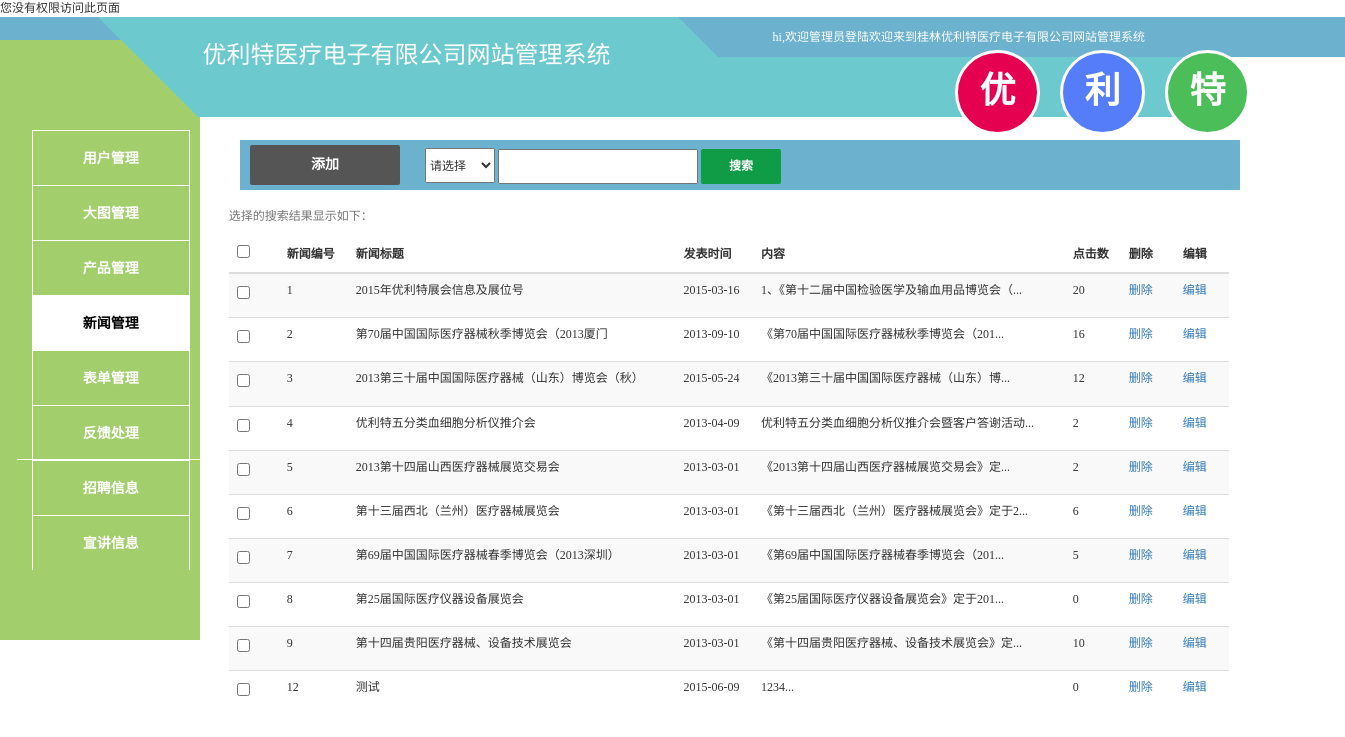
/Admin/newsManage.php, run on an earlier commit of the app's database.
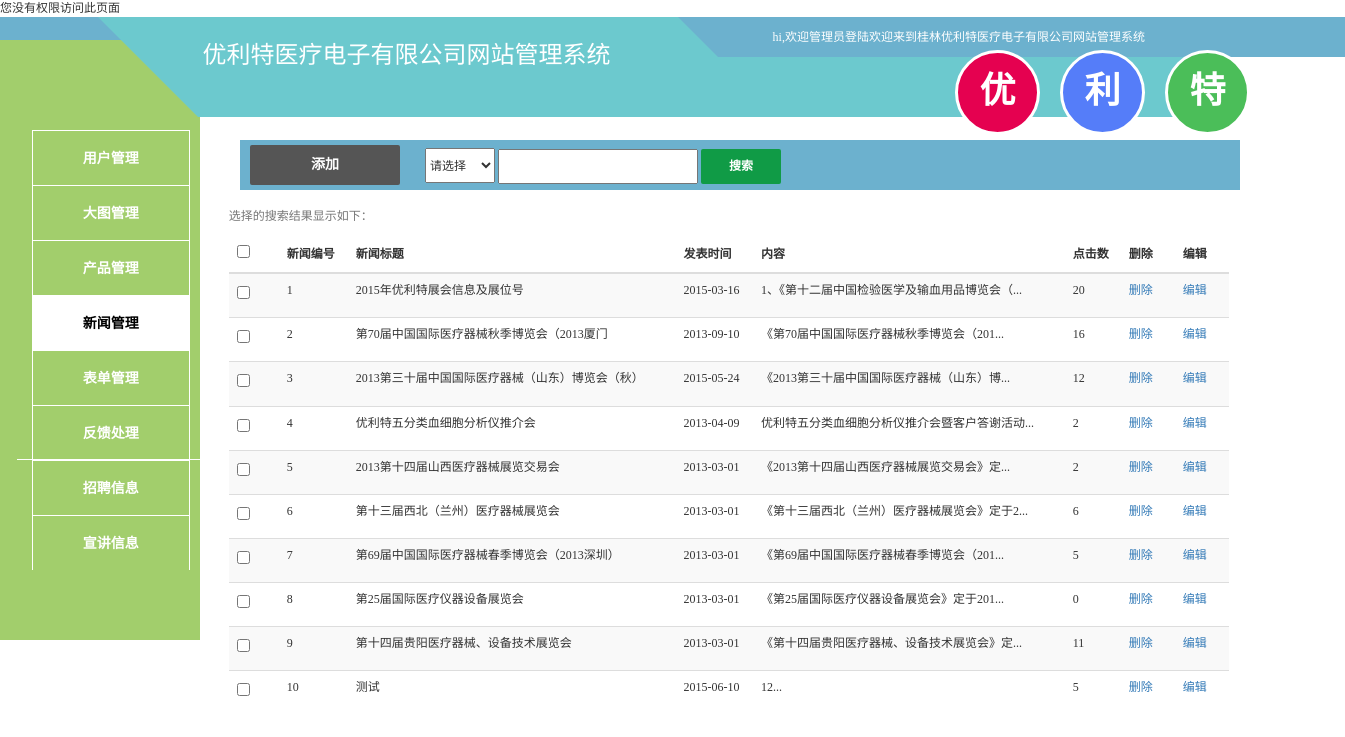
And on a later commit of the database.
### tables this page shows
CREATE TABLE IF NOT EXISTS `new2` (
  `id` int(11) NOT NULL AUTO_INCREMENT,
  `title` varchar(100) NOT NULL,
  `dates` date NOT NULL,
  `content` text NOT NULL,
  `click` int(11) NOT NULL,
  PRIMARY KEY (`id`)
);

### Admin/newsManage.php (the view, shortened to what this page needs)
<!DOCTYPE html>
<html lang="zh-CN">
<head>
	<link rel="stylesheet" type="text/css" href="styles/bootstrap.min.css" />
	<link rel="stylesheet" type="text/css" href="styles/manage.css" />
<body>
	<?php
		if(isset($_SESSION['username']))
		{
		    if($_SESSION['userflag'] == 1){}
		}
		else
		{
		    echo "您没有权限访问此页面";
		}
	?>
	<div id="header">
		<p >hi,<?php echo "欢迎管理员".$_SESSION['username']."登陆";?>欢迎来到桂林优利特医疗电子有限公司网站管理系统</p>
		<div id="mainthings" class="container-fluid">
			<div class="row">
				<div class="col-md-3 button" id="add">添加</div>
				<div class="col-md-3 search2" >
					<form method="get">
						<select name="select" onchange="fuzhi(this.options[this.selectedIndex].text)">
							<option>请选择</option>
						</select>
						<input type="text" name="keys">
						<input type="submit" value="搜索" class="searchsub" />
					</form>
				</div>
			</div>
		</div>
			<table id="table1" class="table table-striped">
				<caption>选择<span><?php $select=isset($_GET['selectContent'])?$_GET['selectContent']:NULL; echo $select; ?></span>的搜索结果显示如下：</caption>
				<thead>
					<tr>
						<th><input type="checkbox" /></th>
						<th>新闻编号</th>
						<th class="wtdfirst">新闻标题</th>
						<th>发表时间</th>
						<th>内容</th>
						<th>点击数</th>
						<th>删除</th>
						<th>编辑</th>
					</tr>
				</thead>
				<tbody class="tbody">
				<?php
					 $select=isset($_GET['selectContent'])?$_GET['selectContent']:NULL;
					 $s=isset($_GET['keys'])?$_GET['keys']:NULL;
					$w = "`title` LIKE '%".$s."%'";
						if(!empty($_GET['keys'])){
							switch ($select) {
								case '新闻标题':
									$w = "`title` LIKE '%".$_GET['keys']."%'";
									break;
								case '新闻内容':
									$w = "`content` LIKE '%".$_GET['keys']."%'";
									break;
								default:
									break;
							}
						}
						else{
							$w = 1;
						}
					$sql = "SELECT * FROM `new2` WHERE $w  ORDER BY `id` asc";
					$query = mysql_query($sql);
					while($rs = mysql_fetch_array($query)){
				?>
					<tr>
						<td><input type="checkbox" /></td>
						<td><?php echo $rs['id']; ?></td>
						<td><?php echo $rs['title']; ?></td>
						<td><?php echo $rs['dates']; ?></td>
						<td><?php $v = $rs['content']; mb_internal_encoding('utf-8'); echo mb_substr($v, 0,25); ?>...</td>
						<td><?php echo $rs['click']; ?></td>
						<td><a href="public/news/newsdel.php?del=<?php echo $rs['id'] ?>" class="del" onclick="doaction()">删除</a></td>
						<td><a href="public/news/newsedit.php?id=<?php echo $rs['id'] ?>" class="edit">编辑</a></td>
					</tr>
				<?php
				}
				?>
				</tbody>
			</table>
</body>
</head>
</html>

What changed in the data, as far as the page shows it:
removed new2: id "12", title "测试", dates "2015-06-09", content "1234", click "0"
changed new2 "第十四届贵阳医疗器械、设备技术展览会": click "10" → "11"
added new2: id "10", title "测试", dates "2015-06-10", content "12", click "5"
